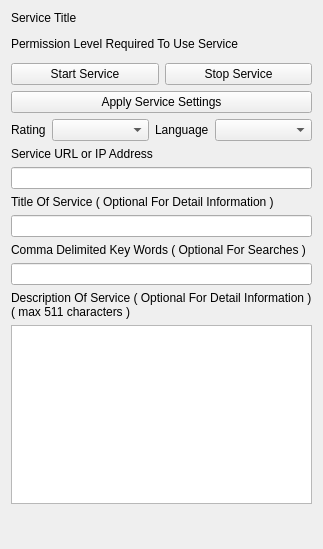
<?xml version="1.0" encoding="UTF-8"?>
<ui version="4.0">
 <class>AppletServiceBaseUi</class>
 <widget class="QWidget" name="AppletServiceBaseUi">
  <property name="geometry">
   <rect>
    <x>0</x>
    <y>0</y>
    <width>301</width>
    <height>549</height>
   </rect>
  </property>
  <property name="windowTitle">
   <string>Service</string>
  </property>
  <property name="styleSheet">
   <string notr="true"/>
  </property>
  <layout class="QVBoxLayout" name="verticalLayout">
   <item>
    <widget class="QLabel" name="m_ServiceTitleLabel">
     <property name="text">
      <string>Service Title</string>
     </property>
     <property name="wordWrap">
      <bool>true</bool>
     </property>
    </widget>
   </item>
   <item>
    <widget class="InformationWidget" name="m_InfoWidget" native="true"/>
   </item>
   <item>
    <widget class="QLabel" name="m_PermissionLabel">
     <property name="text">
      <string>Permission Level Required To Use Service</string>
     </property>
    </widget>
   </item>
   <item>
    <widget class="PermissionWidget" name="m_PermissionWidget" native="true"/>
   </item>
   <item>
    <layout class="QHBoxLayout" name="horizontalLayout">
     <item>
      <widget class="QPushButton" name="m_StartButton">
       <property name="text">
        <string>Start Service</string>
       </property>
      </widget>
     </item>
     <item>
      <widget class="QPushButton" name="m_StopButton">
       <property name="sizePolicy">
        <sizepolicy hsizetype="Minimum" vsizetype="Preferred">
         <horstretch>0</horstretch>
         <verstretch>0</verstretch>
        </sizepolicy>
       </property>
       <property name="minimumSize">
        <size>
         <width>0</width>
         <height>0</height>
        </size>
       </property>
       <property name="text">
        <string>Stop Service</string>
       </property>
      </widget>
     </item>
    </layout>
   </item>
   <item>
    <widget class="QPushButton" name="m_ApplyButton">
     <property name="text">
      <string>Apply Service Settings</string>
     </property>
    </widget>
   </item>
   <item>
    <layout class="QHBoxLayout" name="horizontalLayout_2">
     <item>
      <widget class="QLabel" name="label_5">
       <property name="text">
        <string>Rating</string>
       </property>
      </widget>
     </item>
     <item>
      <widget class="QComboBox" name="m_ContentRatingComboBox">
       <property name="sizePolicy">
        <sizepolicy hsizetype="Expanding" vsizetype="Preferred">
         <horstretch>0</horstretch>
         <verstretch>0</verstretch>
        </sizepolicy>
       </property>
       <property name="maxCount">
        <number>100</number>
       </property>
      </widget>
     </item>
     <item>
      <widget class="QLabel" name="label_4">
       <property name="text">
        <string>Language</string>
       </property>
      </widget>
     </item>
     <item>
      <widget class="QComboBox" name="m_LanguageComboBox">
       <property name="sizePolicy">
        <sizepolicy hsizetype="Expanding" vsizetype="Preferred">
         <horstretch>0</horstretch>
         <verstretch>0</verstretch>
        </sizepolicy>
       </property>
      </widget>
     </item>
    </layout>
   </item>
   <item>
    <widget class="QLabel" name="m_UrlDescriptionLabel">
     <property name="text">
      <string>Service URL or IP Address</string>
     </property>
    </widget>
   </item>
   <item>
    <widget class="QLineEdit" name="m_UrlEdit">
     <property name="maxLength">
      <number>63</number>
     </property>
    </widget>
   </item>
   <item>
    <widget class="QLabel" name="m_UserDisplayedNameLabel">
     <property name="text">
      <string>Title Of Service ( Optional For Detail Information )</string>
     </property>
    </widget>
   </item>
   <item>
    <widget class="QLineEdit" name="m_NameEdit">
     <property name="maxLength">
      <number>127</number>
     </property>
    </widget>
   </item>
   <item>
    <widget class="QLabel" name="m_KeyWordsLabel">
     <property name="sizePolicy">
      <sizepolicy hsizetype="Preferred" vsizetype="Preferred">
       <horstretch>0</horstretch>
       <verstretch>0</verstretch>
      </sizepolicy>
     </property>
     <property name="text">
      <string>Comma Delimited Key Words ( Optional For Searches )</string>
     </property>
    </widget>
   </item>
   <item>
    <widget class="QLineEdit" name="m_KeyWordsEdit">
     <property name="maxLength">
      <number>63</number>
     </property>
    </widget>
   </item>
   <item>
    <widget class="QLabel" name="m_DescriptionLabel">
     <property name="text">
      <string>Description Of Service ( Optional For Detail Information )
( max 511 characters )</string>
     </property>
    </widget>
   </item>
   <item>
    <widget class="QPlainTextEdit" name="m_DescriptionEdit">
     <property name="sizePolicy">
      <sizepolicy hsizetype="Expanding" vsizetype="Preferred">
       <horstretch>0</horstretch>
       <verstretch>0</verstretch>
      </sizepolicy>
     </property>
    </widget>
   </item>
   <item>
    <widget class="ThumbnailEditWidget" name="m_ThumbnailEditWidget" native="true"/>
   </item>
   <item>
    <spacer name="verticalSpacer">
     <property name="orientation">
      <enum>Qt::Vertical</enum>
     </property>
     <property name="sizeHint" stdset="0">
      <size>
       <width>20</width>
       <height>40</height>
      </size>
     </property>
    </spacer>
   </item>
  </layout>
 </widget>
 <customwidgets>
  <customwidget>
   <class>PermissionWidget</class>
   <extends>QWidget</extends>
   <header>PermissionWidget.h</header>
   <container>1</container>
  </customwidget>
  <customwidget>
   <class>InformationWidget</class>
   <extends>QWidget</extends>
   <header>InformationWidget.h</header>
   <container>1</container>
  </customwidget>
  <customwidget>
   <class>ThumbnailEditWidget</class>
   <extends>QWidget</extends>
   <header>ThumbnailEditWidget.h</header>
   <container>1</container>
  </customwidget>
 </customwidgets>
 <resources>
  <include location="../gotvcommon.qrc"/>
 </resources>
 <connections/>
</ui>
